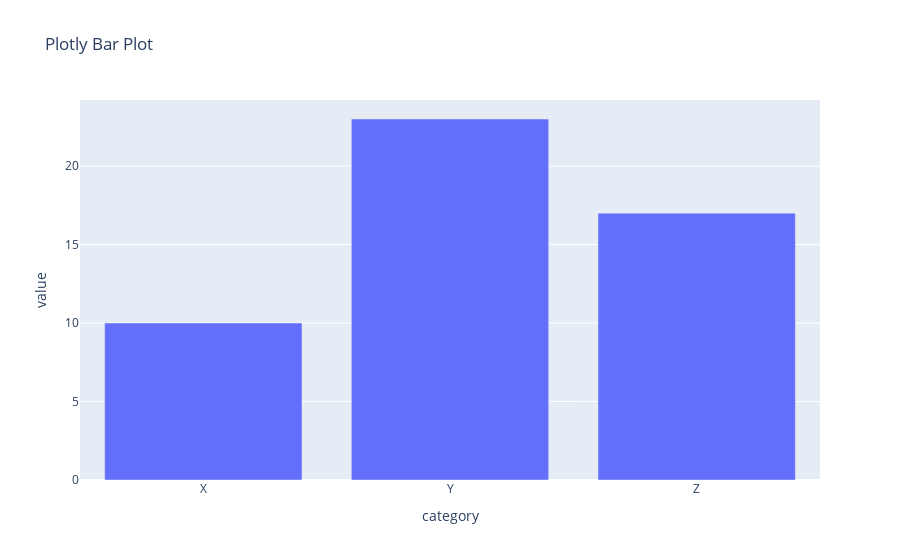

Here is the notebook cell this chart was saved with:
### Markdown cell above
## P5. Generate a bar plot using Plotly

### Code cell
import plotly.express as px
import pandas as pd

df = pd.DataFrame({
    'category': ['X', 'Y', 'Z'],
    'value': [10, 23, 17]
})
fig = px.bar(df, x='category', y='value', title='Plotly Bar Plot')
fig.show()

### Figure 1 — Plotly figure (JSON) as saved in the notebook; plotly's stock layout.template omitted (floating-point values rounded to 4 significant figures)
{"data": [{"hovertemplate": "category=%{x}<br>value=%{y}<extra></extra>", "legendgroup": "", "marker": {"color": "#636efa", "pattern": {"shape": ""}}, "name": "", "orientation": "v", "showlegend": false, "textposition": "auto", "type": "bar", "x": ["X", "Y", "Z"], "xaxis": "x", "y": [10, 23, 17], "yaxis": "y"}], "layout": {"barmode": "relative", "legend": {"tracegroupgap": 0}, "title": {"text": "Plotly Bar Plot"}, "xaxis": {"anchor": "y", "domain": [0, 1], "title": {"text": "category"}}, "yaxis": {"anchor": "x", "domain": [0, 1], "title": {"text": "value"}}}}
